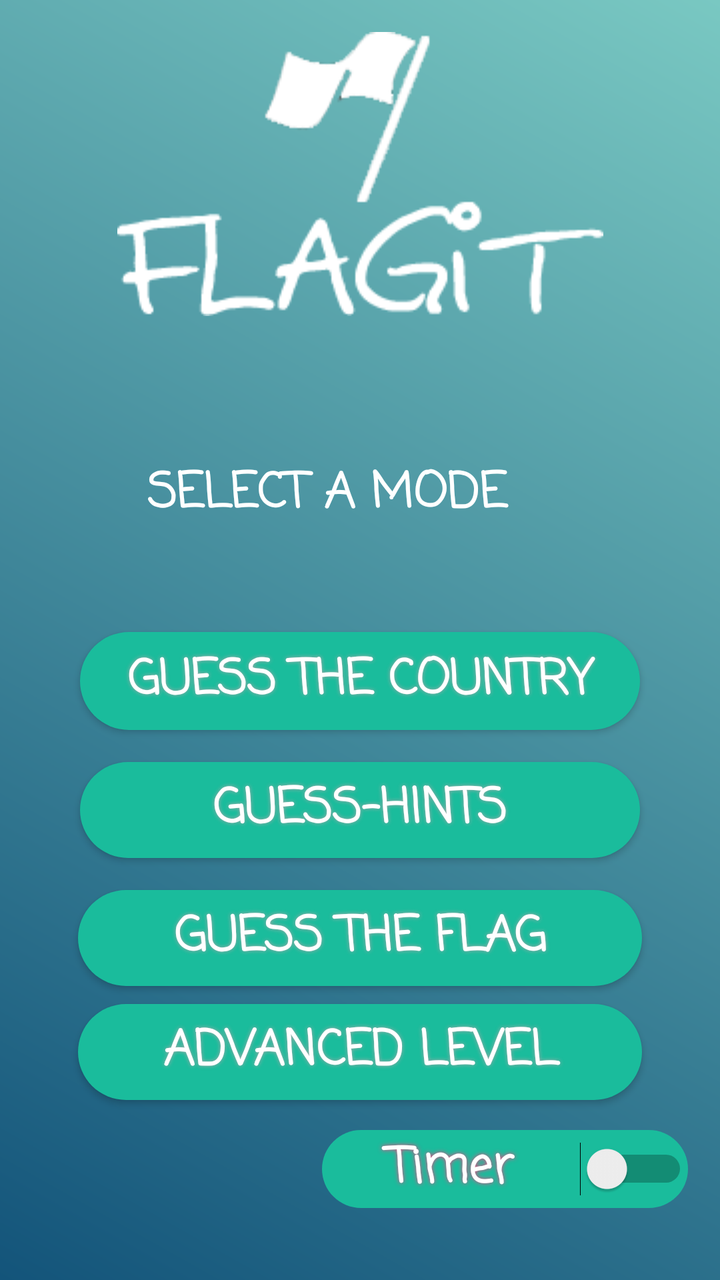
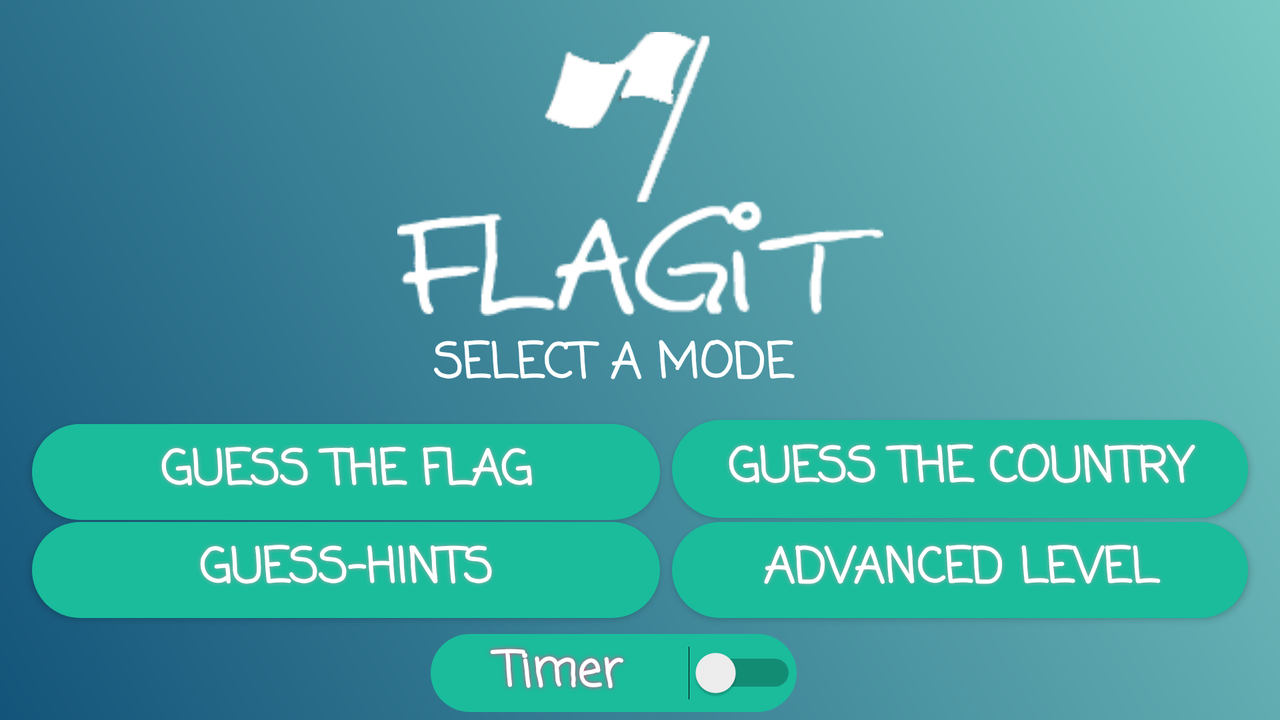

The same Android screen from two of the app's own layout files: first res/layout/ as a phone draws it, then the repository's variant for another configuration, drawn on a device whose configuration selects that folder. Both files follow.
<!-- AndroidManifest.xml: application theme AppTheme.AppCompat.Light.NoActionBar.FullScreen -->
<!-- res/layout/content_main.xml -->
<?xml version="1.0" encoding="utf-8"?>
<android.support.constraint.ConstraintLayout xmlns:app="http://schemas.android.com/apk/res-auto"
    xmlns:tools="http://schemas.android.com/tools"
    xmlns:android="http://schemas.android.com/apk/res/android"
    android:layout_width="match_parent"
    android:layout_height="match_parent"
    android:background="@drawable/gradient_bg"
    app:layout_behavior="@string/appbar_scrolling_view_behavior"
    tools:context="com.example.azhar.myfirstandroidproject.MainActivity"
    tools:showIn="@layout/activity_main"
    tools:layout_editor_absoluteY="25dp"
    tools:layout_editor_absoluteX="0dp">


    <Switch
        android:id="@+id/timerSwitch"
        android:layout_width="183dp"
        android:layout_height="wrap_content"
        android:layout_marginBottom="36dp"
        android:layout_marginEnd="16dp"
        android:layout_marginRight="16dp"
        android:background="@drawable/be"
        android:fontFamily="casual"
        android:shadowColor="@color/colorAccent"
        android:shadowDx="0"
        android:shadowDy="0"
        android:shadowRadius="6"
        android:text="Timer"
        android:textAlignment="center"
        android:textColor="@android:color/background_light"
        android:textSize="24sp"
        android:textStyle="bold"
        app:layout_constraintBottom_toBottomOf="parent"
        app:layout_constraintRight_toRightOf="parent"
        tools:layout_constraintBottom_creator="1"
        tools:layout_constraintRight_creator="1" />

    <Button
        android:id="@+id/guessFlag"
        android:layout_width="0dp"
        android:layout_height="48dp"
        android:layout_marginEnd="39dp"
        android:layout_marginStart="39dp"
        android:background="@drawable/buttonshape"
        android:fontFamily="casual"
        android:onClick="startGuessTheFlag"
        android:shadowColor="#A8A8A8"
        android:shadowDx="0"
        android:shadowDy="0"
        android:shadowRadius="5"
        android:text="GUESS THE FLAG"
        android:textColor="@android:color/background_light"
        android:textSize="24sp"
        android:textStyle="bold"
        tools:layout_constraintRight_creator="1"
        tools:layout_constraintBottom_creator="1"
        app:layout_constraintBottom_toBottomOf="parent"
        app:layout_constraintRight_toRightOf="parent"
        tools:layout_constraintLeft_creator="1"
        android:layout_marginBottom="147dp"
        app:layout_constraintLeft_toLeftOf="parent" />

    <Button
        android:id="@+id/guessCountry"
        android:layout_width="0dp"
        android:layout_height="49dp"
        android:layout_marginEnd="40dp"
        android:layout_marginStart="40dp"
        android:background="@drawable/buttonshape"
        android:fontFamily="casual"
        android:onClick="startGuessTheCountry"
        android:shadowColor="#A8A8A8"
        android:shadowDx="0"
        android:shadowDy="0"
        android:shadowRadius="5"
        android:text="GUESS THE COUNTRY"
        android:textColor="@android:color/background_light"
        android:textSize="24sp"
        android:textStyle="bold"
        tools:layout_constraintRight_creator="1"
        tools:layout_constraintBottom_creator="1"
        app:layout_constraintBottom_toTopOf="@+id/guessHints"
        app:layout_constraintRight_toRightOf="parent"
        tools:layout_constraintLeft_creator="1"
        android:layout_marginBottom="16dp"
        app:layout_constraintLeft_toLeftOf="parent"
        app:layout_constraintHorizontal_bias="0.65" />

    <Button
        android:id="@+id/guessHints"
        android:layout_width="0dp"
        android:layout_height="48dp"
        android:background="@drawable/buttonshape"
        android:elevation="6dp"
        android:fontFamily="casual"
        android:onClick="startGuessHints"
        android:shadowColor="#A8A8A8"
        android:shadowDx="0"
        android:shadowDy="0"
        android:shadowRadius="5"
        android:text="GUESS-HINTS"
        android:textColor="@android:color/background_light"
        android:textSize="24sp"
        android:textStyle="bold"
        tools:layout_constraintRight_creator="1"
        tools:layout_constraintBottom_creator="1"
        app:layout_constraintBottom_toTopOf="@+id/guessFlag"
        app:layout_constraintRight_toRightOf="@+id/guessCountry"
        tools:layout_constraintLeft_creator="1"
        app:layout_constraintLeft_toLeftOf="@+id/guessCountry"
        app:layout_constraintHorizontal_bias="0.0"
        android:layout_marginBottom="16dp" />

    <Button
        android:id="@+id/advancedLevel"
        android:layout_width="0dp"
        android:layout_height="48dp"
        android:background="@drawable/buttonshape"
        android:fontFamily="casual"
        android:onClick="startAdvancedLevel"
        android:shadowColor="#A8A8A8"
        android:shadowDx="0"
        android:shadowDy="0"
        android:shadowRadius="5"
        android:text="Advanced Level"
        android:textColor="@android:color/background_light"
        android:textSize="24sp"
        android:textStyle="bold"
        tools:layout_constraintTop_creator="1"
        tools:layout_constraintRight_creator="1"
        android:layout_marginStart="39dp"
        android:layout_marginEnd="39dp"
        app:layout_constraintRight_toRightOf="parent"
        android:layout_marginTop="9dp"
        app:layout_constraintTop_toBottomOf="@+id/guessFlag"
        tools:layout_constraintLeft_creator="1"
        app:layout_constraintLeft_toLeftOf="parent" />

    <ImageView
        android:id="@+id/imageView"
        android:layout_width="wrap_content"
        android:layout_height="wrap_content"
        app:srcCompat="@drawable/logo"
        tools:layout_constraintTop_creator="1"
        tools:layout_constraintRight_creator="1"
        app:layout_constraintRight_toRightOf="parent"
        android:layout_marginTop="16dp"
        tools:layout_constraintLeft_creator="1"
        app:layout_constraintLeft_toLeftOf="parent"
        app:layout_constraintTop_toTopOf="parent" />

    <TextView
        android:id="@+id/textView"
        android:layout_width="213dp"
        android:layout_height="53dp"
        android:fontFamily="casual"
        android:text="SELECT A MODE"
        android:textColor="?attr/colorBackgroundFloating"
        android:textSize="24sp"
        android:textStyle="bold"
        tools:layout_constraintTop_creator="1"
        tools:layout_constraintRight_creator="1"
        tools:layout_constraintBottom_creator="1"
        app:layout_constraintBottom_toBottomOf="@+id/guessFlag"
        app:layout_constraintRight_toRightOf="parent"
        android:layout_marginTop="176dp"
        tools:layout_constraintLeft_creator="1"
        android:layout_marginBottom="175dp"
        app:layout_constraintLeft_toLeftOf="parent"
        app:layout_constraintTop_toTopOf="@+id/imageView" />

</android.support.constraint.ConstraintLayout>
<!-- res/layout/activity_main.xml (included above) -->
<?xml version="1.0" encoding="utf-8"?>
<android.support.design.widget.CoordinatorLayout xmlns:android="http://schemas.android.com/apk/res/android"
    xmlns:app="http://schemas.android.com/apk/res-auto"
    xmlns:tools="http://schemas.android.com/tools"
    android:layout_width="match_parent"
    android:layout_height="match_parent"
    tools:context="com.example.azhar.myfirstandroidproject.MainActivity">

    <include layout="@layout/content_main" />

</android.support.design.widget.CoordinatorLayout>
<!-- resources referenced by this layout -->
<resources>
  <color name="colorAccent">#ff4081</color>
  <!-- drawable be (drawable) -->
  <?xml version="1.0" encoding="utf-8"?>
  <shape xmlns:android="http://schemas.android.com/apk/res/android" android:shape="rectangle" >
      <corners
          android:radius="38dp"
          />
      <solid
          android:color="#1abc9c"
          />
      <padding
          android:left="0dp"
          android:top="0dp"
          android:right="0dp"
          android:bottom="0dp"
          />
      <size
          android:width="250dp"
          android:height="39dp"
          />
  </shape>
  <!-- drawable buttonshape (drawable) -->
  <?xml version="1.0" encoding="utf-8"?>
      <shape xmlns:android="http://schemas.android.com/apk/res/android" android:shape="rectangle" >
          <corners
              android:radius="38dp"
              />
          <solid
              android:color="#1abc9c"
              />
          <padding
              android:left="0dp"
              android:top="0dp"
              android:right="0dp"
              android:bottom="0dp"
              />
          <size
              android:width="250dp"
              android:height="39dp"
              />
      </shape>
  <!-- drawable gradient_bg (drawable) -->
  <?xml version="1.0" encoding="utf-8"?>
  <shape xmlns:android="http://schemas.android.com/apk/res/android" android:shape="rectangle">
      <gradient
          android:startColor="#79c8c2"
          android:endColor="#13547a"
          android:angle="225"></gradient>
  </shape>
  <!-- drawable logo: png bitmap (drawable, 7904 bytes) -->
  <style name="AppTheme.AppCompat.Light.NoActionBar.FullScreen" parent="@style/Theme.AppCompat.Light.NoActionBar">
          <item name="android:windowNoTitle">true</item>
          <item name="android:windowActionBar">false</item>
          <item name="android:windowFullscreen">true</item>
          <item name="android:windowContentOverlay">@null</item>
      </style>
</resources>
<!-- res/layout-land/content_main.xml (the repository's variant of the layout above) -->
<!-- drawn on the phone turned sideways -->
<?xml version="1.0" encoding="utf-8"?>
<android.support.constraint.ConstraintLayout xmlns:app="http://schemas.android.com/apk/res-auto"
    xmlns:tools="http://schemas.android.com/tools"
    xmlns:android="http://schemas.android.com/apk/res/android"
    android:layout_width="match_parent"
    android:layout_height="match_parent"
    android:background="@drawable/gradient_bg"
    app:layout_behavior="@string/appbar_scrolling_view_behavior"
    tools:context="com.example.azhar.myfirstandroidproject.MainActivity"
    tools:showIn="@layout/activity_main"
    tools:layout_editor_absoluteY="0dp"
    tools:layout_editor_absoluteX="0dp">


    <Switch
        android:id="@+id/timerSwitch"
        android:layout_width="183dp"
        android:layout_height="wrap_content"
        android:background="@drawable/be"
        android:fontFamily="casual"
        android:shadowColor="@color/colorAccent"
        android:shadowDx="0"
        android:shadowDy="0"
        android:shadowRadius="6"
        android:text="Timer"
        android:textAlignment="center"
        android:textColor="@android:color/background_light"
        android:textSize="24sp"
        android:textStyle="bold"
        tools:layout_constraintRight_creator="1"
        tools:layout_constraintBottom_creator="1"
        app:layout_constraintBottom_toBottomOf="parent"
        app:layout_constraintRight_toRightOf="parent"
        tools:layout_constraintLeft_creator="1"
        android:layout_marginBottom="4dp"
        app:layout_constraintLeft_toLeftOf="parent"
        app:layout_constraintHorizontal_bias="0.471" />

    <Button
        android:id="@+id/guessFlag"
        android:layout_width="0dp"
        android:layout_height="48dp"
        android:background="@drawable/buttonshape"
        android:fontFamily="casual"
        android:onClick="startGuessTheFlag"
        android:shadowColor="#A8A8A8"
        android:shadowDx="0"
        android:shadowDy="0"
        android:shadowRadius="5"
        android:text="GUESS THE FLAG"
        android:textColor="@android:color/background_light"
        android:textSize="24sp"
        android:textStyle="bold"
        tools:layout_constraintTop_creator="1"
        tools:layout_constraintRight_creator="1"
        app:layout_constraintRight_toRightOf="@+id/guessHints"
        android:layout_marginTop="16dp"
        app:layout_constraintTop_toBottomOf="@+id/textView"
        tools:layout_constraintLeft_creator="1"
        app:layout_constraintLeft_toLeftOf="@+id/guessHints" />

    <Button
        android:id="@+id/guessCountry"
        android:layout_width="0dp"
        android:layout_height="49dp"
        android:background="@drawable/buttonshape"
        android:fontFamily="casual"
        android:onClick="startGuessTheCountry"
        android:shadowColor="#A8A8A8"
        android:shadowDx="0"
        android:shadowDy="0"
        android:shadowRadius="5"
        android:text="GUESS THE COUNTRY"
        android:textColor="@android:color/background_light"
        android:textSize="24sp"
        android:textStyle="bold"
        tools:layout_constraintTop_creator="1"
        tools:layout_constraintRight_creator="1"
        tools:layout_constraintBottom_creator="1"
        app:layout_constraintBottom_toBottomOf="@+id/advancedLevel"
        app:layout_constraintRight_toRightOf="@+id/advancedLevel"
        android:layout_marginTop="46dp"
        tools:layout_constraintLeft_creator="1"
        android:layout_marginBottom="50dp"
        app:layout_constraintLeft_toLeftOf="@+id/advancedLevel"
        app:layout_constraintTop_toTopOf="@+id/textView" />

    <Button
        android:id="@+id/guessHints"
        android:layout_width="0dp"
        android:layout_height="48dp"
        android:background="@drawable/buttonshape"
        android:elevation="6dp"
        android:fontFamily="casual"
        android:onClick="startGuessHints"
        android:shadowColor="#A8A8A8"
        android:shadowDx="0"
        android:shadowDy="0"
        android:shadowRadius="5"
        android:text="GUESS-HINTS"
        android:textColor="@android:color/background_light"
        android:textSize="24sp"
        android:textStyle="bold"
        app:layout_constraintRight_toLeftOf="@+id/guessCountry"
        tools:layout_constraintTop_creator="1"
        tools:layout_constraintRight_creator="1"
        android:layout_marginStart="16dp"
        android:layout_marginEnd="6dp"
        android:layout_marginTop="1dp"
        app:layout_constraintTop_toBottomOf="@+id/guessFlag"
        tools:layout_constraintLeft_creator="1"
        app:layout_constraintLeft_toLeftOf="parent" />

    <Button
        android:id="@+id/advancedLevel"
        android:layout_width="288dp"
        android:layout_height="48dp"
        android:background="@drawable/buttonshape"
        android:fontFamily="casual"
        android:onClick="startAdvancedLevel"
        android:shadowColor="#A8A8A8"
        android:shadowDx="0"
        android:shadowDy="0"
        android:shadowRadius="5"
        android:text="Advanced Level"
        android:textColor="@android:color/background_light"
        android:textSize="24sp"
        android:textStyle="bold"
        android:layout_marginEnd="16dp"
        tools:layout_constraintRight_creator="1"
        app:layout_constraintRight_toRightOf="parent"
        app:layout_constraintBaseline_toBaselineOf="@+id/guessHints"
        tools:layout_constraintBaseline_creator="1" />

    <ImageView
        android:id="@+id/imageView"
        android:layout_width="wrap_content"
        android:layout_height="wrap_content"
        app:srcCompat="@drawable/logo"
        tools:layout_constraintRight_creator="1"
        tools:layout_constraintBottom_creator="1"
        app:layout_constraintBottom_toTopOf="@+id/textView"
        app:layout_constraintRight_toRightOf="parent"
        tools:layout_constraintLeft_creator="1"
        android:layout_marginBottom="6dp"
        app:layout_constraintLeft_toLeftOf="parent" />

    <TextView
        android:id="@+id/textView"
        android:layout_width="0dp"
        android:layout_height="32dp"
        android:fontFamily="casual"
        android:text="SELECT A MODE"
        android:textColor="?attr/colorBackgroundFloating"
        android:textSize="24sp"
        android:textStyle="bold"
        tools:layout_constraintTop_creator="1"
        tools:layout_constraintRight_creator="1"
        tools:layout_constraintBottom_creator="1"
        android:layout_marginStart="18dp"
        app:layout_constraintBottom_toBottomOf="parent"
        android:layout_marginEnd="18dp"
        app:layout_constraintRight_toRightOf="@+id/imageView"
        tools:layout_constraintLeft_creator="1"
        app:layout_constraintLeft_toLeftOf="@+id/imageView"
        app:layout_constraintTop_toTopOf="parent" />

</android.support.constraint.ConstraintLayout>
<!-- res/layout/content_main.xml (included above) -->
<?xml version="1.0" encoding="utf-8"?>
<android.support.constraint.ConstraintLayout xmlns:app="http://schemas.android.com/apk/res-auto"
    xmlns:tools="http://schemas.android.com/tools"
    xmlns:android="http://schemas.android.com/apk/res/android"
    android:layout_width="match_parent"
    android:layout_height="match_parent"
    android:background="@drawable/gradient_bg"
    app:layout_behavior="@string/appbar_scrolling_view_behavior"
    tools:context="com.example.azhar.myfirstandroidproject.MainActivity"
    tools:showIn="@layout/activity_main"
    tools:layout_editor_absoluteY="25dp"
    tools:layout_editor_absoluteX="0dp">


    <Switch
        android:id="@+id/timerSwitch"
        android:layout_width="183dp"
        android:layout_height="wrap_content"
        android:layout_marginBottom="36dp"
        android:layout_marginEnd="16dp"
        android:layout_marginRight="16dp"
        android:background="@drawable/be"
        android:fontFamily="casual"
        android:shadowColor="@color/colorAccent"
        android:shadowDx="0"
        android:shadowDy="0"
        android:shadowRadius="6"
        android:text="Timer"
        android:textAlignment="center"
        android:textColor="@android:color/background_light"
        android:textSize="24sp"
        android:textStyle="bold"
        app:layout_constraintBottom_toBottomOf="parent"
        app:layout_constraintRight_toRightOf="parent"
        tools:layout_constraintBottom_creator="1"
        tools:layout_constraintRight_creator="1" />

    <Button
        android:id="@+id/guessFlag"
        android:layout_width="0dp"
        android:layout_height="48dp"
        android:layout_marginEnd="39dp"
        android:layout_marginStart="39dp"
        android:background="@drawable/buttonshape"
        android:fontFamily="casual"
        android:onClick="startGuessTheFlag"
        android:shadowColor="#A8A8A8"
        android:shadowDx="0"
        android:shadowDy="0"
        android:shadowRadius="5"
        android:text="GUESS THE FLAG"
        android:textColor="@android:color/background_light"
        android:textSize="24sp"
        android:textStyle="bold"
        tools:layout_constraintRight_creator="1"
        tools:layout_constraintBottom_creator="1"
        app:layout_constraintBottom_toBottomOf="parent"
        app:layout_constraintRight_toRightOf="parent"
        tools:layout_constraintLeft_creator="1"
        android:layout_marginBottom="147dp"
        app:layout_constraintLeft_toLeftOf="parent" />

    <Button
        android:id="@+id/guessCountry"
        android:layout_width="0dp"
        android:layout_height="49dp"
        android:layout_marginEnd="40dp"
        android:layout_marginStart="40dp"
        android:background="@drawable/buttonshape"
        android:fontFamily="casual"
        android:onClick="startGuessTheCountry"
        android:shadowColor="#A8A8A8"
        android:shadowDx="0"
        android:shadowDy="0"
        android:shadowRadius="5"
        android:text="GUESS THE COUNTRY"
        android:textColor="@android:color/background_light"
        android:textSize="24sp"
        android:textStyle="bold"
        tools:layout_constraintRight_creator="1"
        tools:layout_constraintBottom_creator="1"
        app:layout_constraintBottom_toTopOf="@+id/guessHints"
        app:layout_constraintRight_toRightOf="parent"
        tools:layout_constraintLeft_creator="1"
        android:layout_marginBottom="16dp"
        app:layout_constraintLeft_toLeftOf="parent"
        app:layout_constraintHorizontal_bias="0.65" />

    <Button
        android:id="@+id/guessHints"
        android:layout_width="0dp"
        android:layout_height="48dp"
        android:background="@drawable/buttonshape"
        android:elevation="6dp"
        android:fontFamily="casual"
        android:onClick="startGuessHints"
        android:shadowColor="#A8A8A8"
        android:shadowDx="0"
        android:shadowDy="0"
        android:shadowRadius="5"
        android:text="GUESS-HINTS"
        android:textColor="@android:color/background_light"
        android:textSize="24sp"
        android:textStyle="bold"
        tools:layout_constraintRight_creator="1"
        tools:layout_constraintBottom_creator="1"
        app:layout_constraintBottom_toTopOf="@+id/guessFlag"
        app:layout_constraintRight_toRightOf="@+id/guessCountry"
        tools:layout_constraintLeft_creator="1"
        app:layout_constraintLeft_toLeftOf="@+id/guessCountry"
        app:layout_constraintHorizontal_bias="0.0"
        android:layout_marginBottom="16dp" />

    <Button
        android:id="@+id/advancedLevel"
        android:layout_width="0dp"
        android:layout_height="48dp"
        android:background="@drawable/buttonshape"
        android:fontFamily="casual"
        android:onClick="startAdvancedLevel"
        android:shadowColor="#A8A8A8"
        android:shadowDx="0"
        android:shadowDy="0"
        android:shadowRadius="5"
        android:text="Advanced Level"
        android:textColor="@android:color/background_light"
        android:textSize="24sp"
        android:textStyle="bold"
        tools:layout_constraintTop_creator="1"
        tools:layout_constraintRight_creator="1"
        android:layout_marginStart="39dp"
        android:layout_marginEnd="39dp"
        app:layout_constraintRight_toRightOf="parent"
        android:layout_marginTop="9dp"
        app:layout_constraintTop_toBottomOf="@+id/guessFlag"
        tools:layout_constraintLeft_creator="1"
        app:layout_constraintLeft_toLeftOf="parent" />

    <ImageView
        android:id="@+id/imageView"
        android:layout_width="wrap_content"
        android:layout_height="wrap_content"
        app:srcCompat="@drawable/logo"
        tools:layout_constraintTop_creator="1"
        tools:layout_constraintRight_creator="1"
        app:layout_constraintRight_toRightOf="parent"
        android:layout_marginTop="16dp"
        tools:layout_constraintLeft_creator="1"
        app:layout_constraintLeft_toLeftOf="parent"
        app:layout_constraintTop_toTopOf="parent" />

    <TextView
        android:id="@+id/textView"
        android:layout_width="213dp"
        android:layout_height="53dp"
        android:fontFamily="casual"
        android:text="SELECT A MODE"
        android:textColor="?attr/colorBackgroundFloating"
        android:textSize="24sp"
        android:textStyle="bold"
        tools:layout_constraintTop_creator="1"
        tools:layout_constraintRight_creator="1"
        tools:layout_constraintBottom_creator="1"
        app:layout_constraintBottom_toBottomOf="@+id/guessFlag"
        app:layout_constraintRight_toRightOf="parent"
        android:layout_marginTop="176dp"
        tools:layout_constraintLeft_creator="1"
        android:layout_marginBottom="175dp"
        app:layout_constraintLeft_toLeftOf="parent"
        app:layout_constraintTop_toTopOf="@+id/imageView" />

</android.support.constraint.ConstraintLayout>
